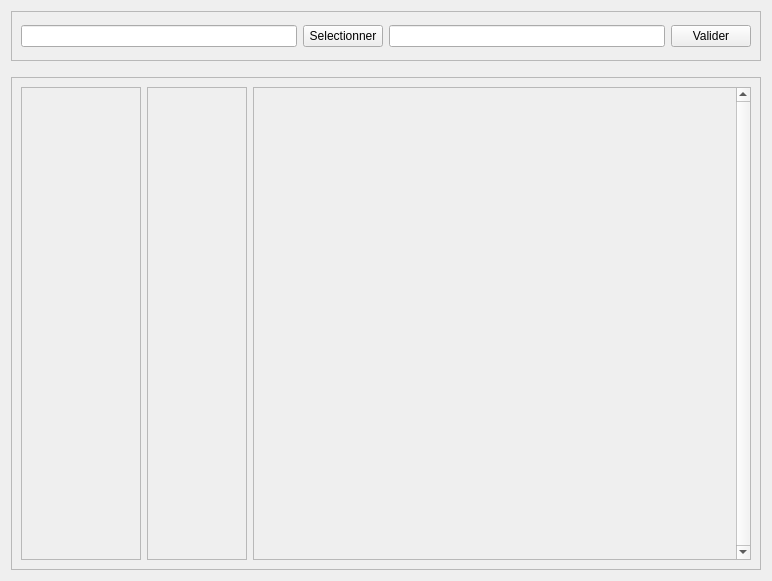
<?xml version="1.0" encoding="UTF-8"?>
<ui version="4.0">
 <class>Form</class>
 <widget class="QWidget" name="Form">
  <property name="geometry">
   <rect>
    <x>0</x>
    <y>0</y>
    <width>772</width>
    <height>581</height>
   </rect>
  </property>
  <property name="windowTitle">
   <string>Form</string>
  </property>
  <layout class="QVBoxLayout" name="verticalLayout">
   <item>
    <widget class="QFrame" name="frame">
     <property name="minimumSize">
      <size>
       <width>0</width>
       <height>50</height>
      </size>
     </property>
     <property name="maximumSize">
      <size>
       <width>16777215</width>
       <height>51</height>
      </size>
     </property>
     <property name="frameShape">
      <enum>QFrame::StyledPanel</enum>
     </property>
     <property name="frameShadow">
      <enum>QFrame::Raised</enum>
     </property>
     <layout class="QHBoxLayout" name="horizontalLayout_2">
      <item>
       <widget class="QLineEdit" name="lineEdit"/>
      </item>
      <item>
       <widget class="QPushButton" name="pushButton">
        <property name="text">
         <string>Selectionner</string>
        </property>
       </widget>
      </item>
      <item>
       <widget class="QLineEdit" name="lineEdit_2"/>
      </item>
      <item>
       <widget class="QPushButton" name="pushButton_2">
        <property name="text">
         <string>Valider</string>
        </property>
       </widget>
      </item>
     </layout>
    </widget>
   </item>
   <item>
    <spacer name="verticalSpacer">
     <property name="orientation">
      <enum>Qt::Vertical</enum>
     </property>
     <property name="sizeType">
      <enum>QSizePolicy::Maximum</enum>
     </property>
     <property name="sizeHint" stdset="0">
      <size>
       <width>20</width>
       <height>10</height>
      </size>
     </property>
    </spacer>
   </item>
   <item>
    <widget class="QFrame" name="frame_2">
     <property name="frameShape">
      <enum>QFrame::StyledPanel</enum>
     </property>
     <property name="frameShadow">
      <enum>QFrame::Raised</enum>
     </property>
     <layout class="QHBoxLayout" name="horizontalLayout">
      <item>
       <widget class="QFrame" name="frame_3">
        <property name="minimumSize">
         <size>
          <width>120</width>
          <height>0</height>
         </size>
        </property>
        <property name="frameShape">
         <enum>QFrame::StyledPanel</enum>
        </property>
        <property name="frameShadow">
         <enum>QFrame::Raised</enum>
        </property>
       </widget>
      </item>
      <item>
       <widget class="QScrollArea" name="scrollArea_2">
        <property name="maximumSize">
         <size>
          <width>100</width>
          <height>16777215</height>
         </size>
        </property>
        <property name="widgetResizable">
         <bool>true</bool>
        </property>
        <widget class="QWidget" name="scrollAreaWidgetContents_2">
         <property name="geometry">
          <rect>
           <x>0</x>
           <y>0</y>
           <width>98</width>
           <height>466</height>
          </rect>
         </property>
        </widget>
       </widget>
      </item>
      <item>
       <widget class="QScrollArea" name="scrollArea">
        <property name="maximumSize">
         <size>
          <width>16777215</width>
          <height>16777215</height>
         </size>
        </property>
        <property name="verticalScrollBarPolicy">
         <enum>Qt::ScrollBarAlwaysOn</enum>
        </property>
        <property name="sizeAdjustPolicy">
         <enum>QAbstractScrollArea::AdjustToContents</enum>
        </property>
        <property name="widgetResizable">
         <bool>true</bool>
        </property>
        <widget class="QWidget" name="scrollAreaWidgetContents">
         <property name="geometry">
          <rect>
           <x>0</x>
           <y>0</y>
           <width>486</width>
           <height>466</height>
          </rect>
         </property>
         <layout class="QGridLayout" name="gridLayout">
          <item row="0" column="0">
           <spacer name="horizontalSpacer">
            <property name="orientation">
             <enum>Qt::Horizontal</enum>
            </property>
            <property name="sizeHint" stdset="0">
             <size>
              <width>373</width>
              <height>20</height>
             </size>
            </property>
           </spacer>
          </item>
         </layout>
        </widget>
       </widget>
      </item>
     </layout>
    </widget>
   </item>
  </layout>
 </widget>
 <resources/>
 <connections/>
</ui>
